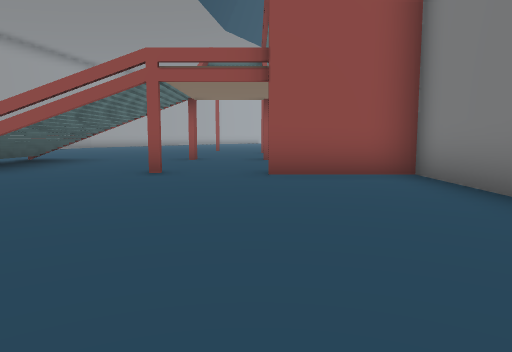
view 1 (above)

16 first-person views from a walk through a 3-D level made in the Unity game engine. The camera is 1.2 m above the floor, tilts 6° down and sees 70° across. The floor is counted in squares, 2 m on a side. Each view is taken from the middle of a square. On the plan, view 1 faces up. The plan holds only what a view shows up to about 10 squares ahead; the rest is blank. The place goes on beyond the plan.

view 2
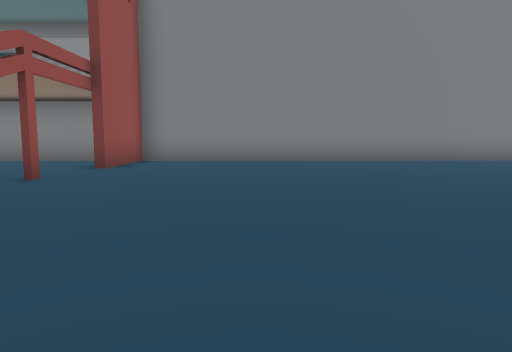

view 3
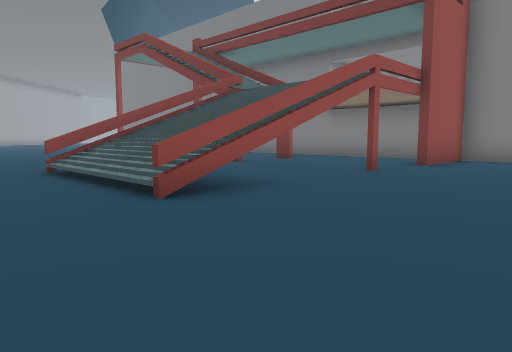

view 4
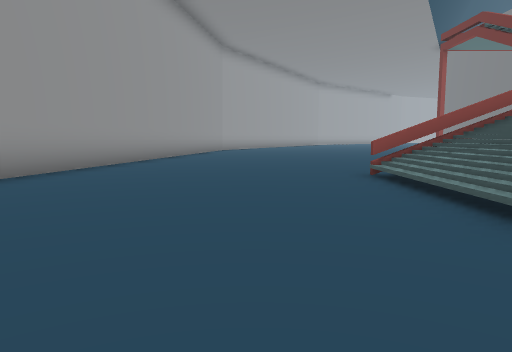

view 5
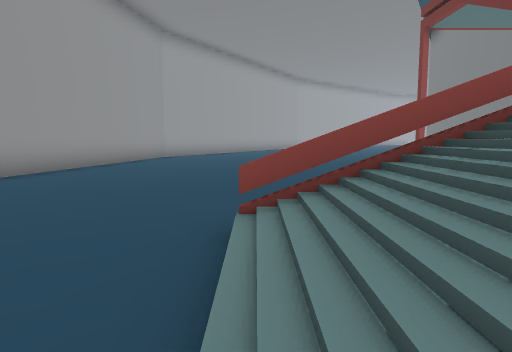

view 6
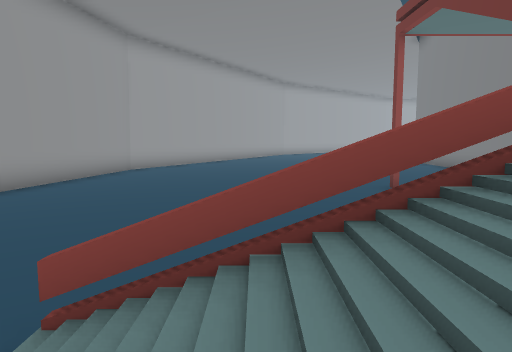

view 7
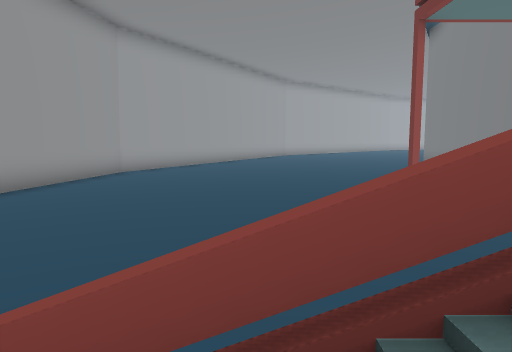

view 8
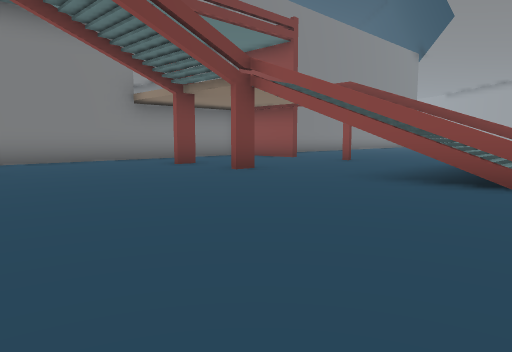

view 9
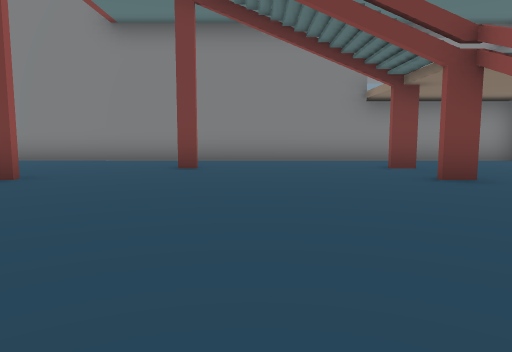

view 10
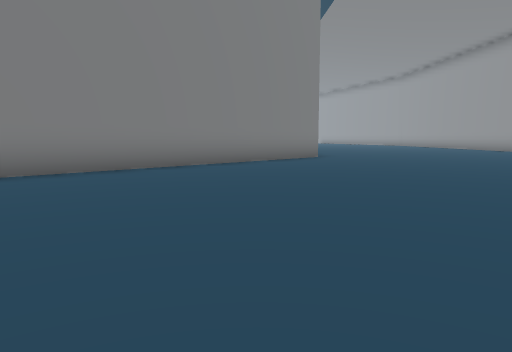

view 11
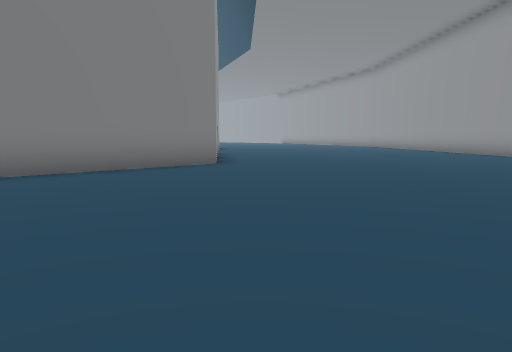

view 12
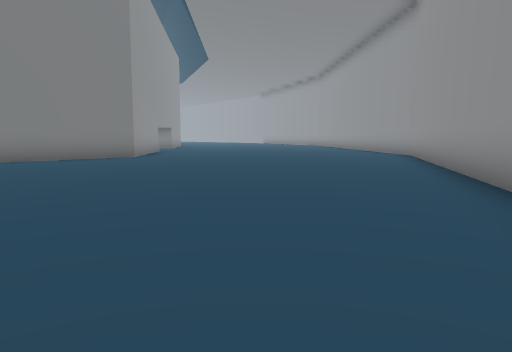

view 13
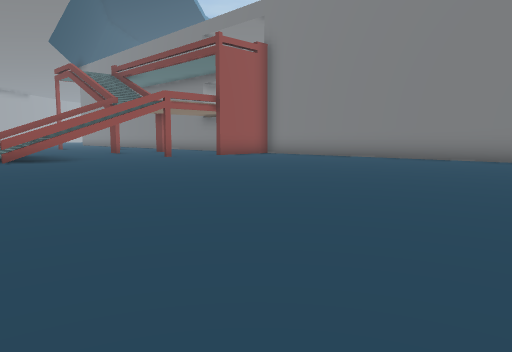

view 14
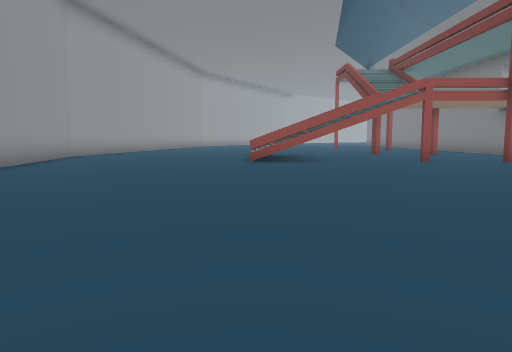

view 15
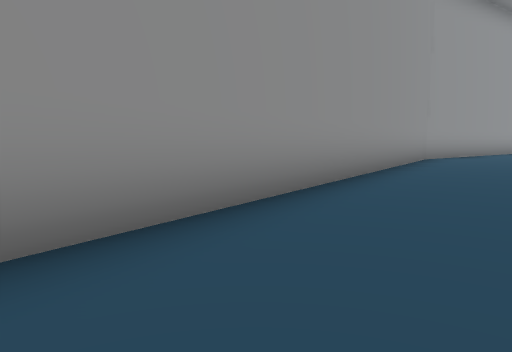

view 16
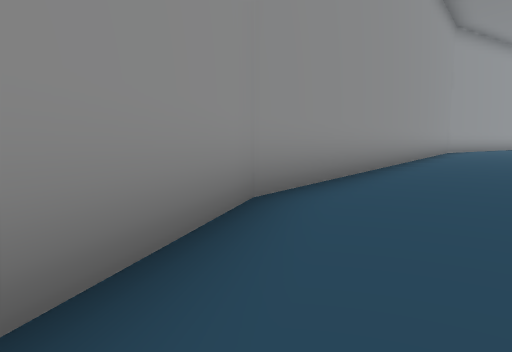

### Floor plan
Points are (right, up) in squares from view 1. A wall is a line through its corners. A room is listed if a view was taken in it or the views show most of it. See-through windows are left out.
Room 1 (views 1, 2, 3, 4, 5, 6, 7, 8, 9, 10, 11, 12, 13, 14, 15, 16)
walls: (-5, 6.2) (-6.3, 6.2); (2.6, 6.2) (2.6, 19.2); (-1.8, 9.8) (-1.8, 10.4); (0.2, 9.8) (0.2, 10.4); (-6.1, 9.9) (-3.9, 9.9); (-11.8, 8.5) (-9.6, -4.4) (-8.2, -6.9); (-7.2, -8.7) (-4.1, -14.3); (0.2, 14.1) (0.2, 14.6); (2.6, -9.4) (2.6, 6) (0.1, 6); (-10, 19.1) (-11.7, 9.2)
low walls: (-5.5, 6.3) (-5, 6.3); (-3.8, 9.8) (-6.2, 9.8)
ways out: gap at (-5, 10)

Positions as (right, up) in squares from view 1, and headings:
1: (0, 0), facing up
2: (-7, 3), facing right
3: (-8, 3), facing up-right
4: (-8, 4), facing up
5: (-6, 7), facing up
6: (-5, 8), facing up
7: (-5, 9), facing up
8: (-7, 15), facing down-right
9: (-7, 13), facing right
10: (-4, 0), facing down-right
11: (-4, -4), facing down-right
12: (-8, -4), facing down-right
13: (-8, -4), facing up-right
14: (-6, -3), facing up
15: (-8, -2), facing up-left
16: (-7, -7), facing up-left
